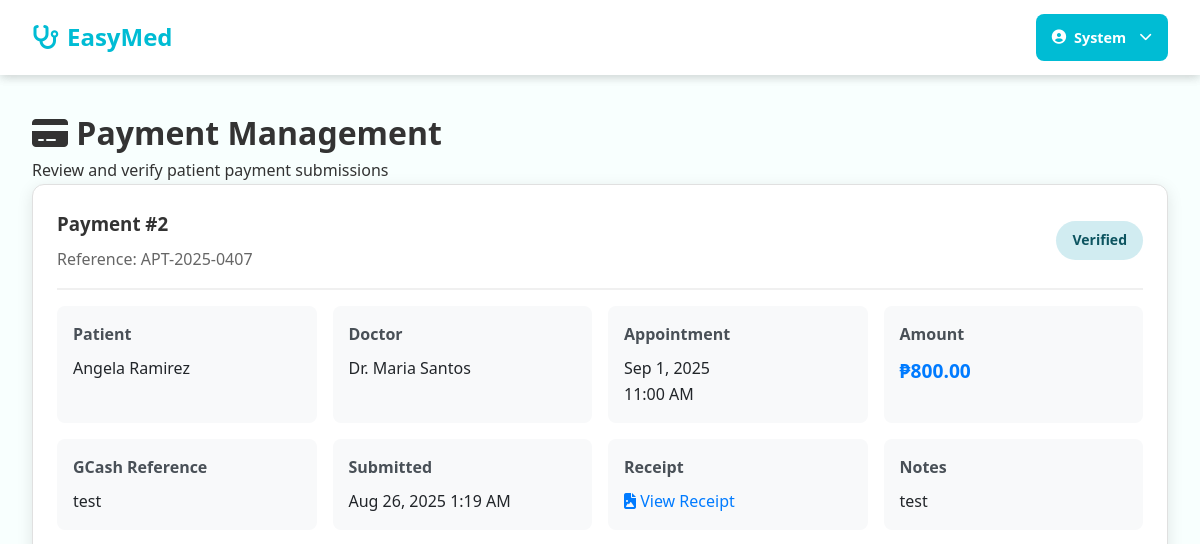
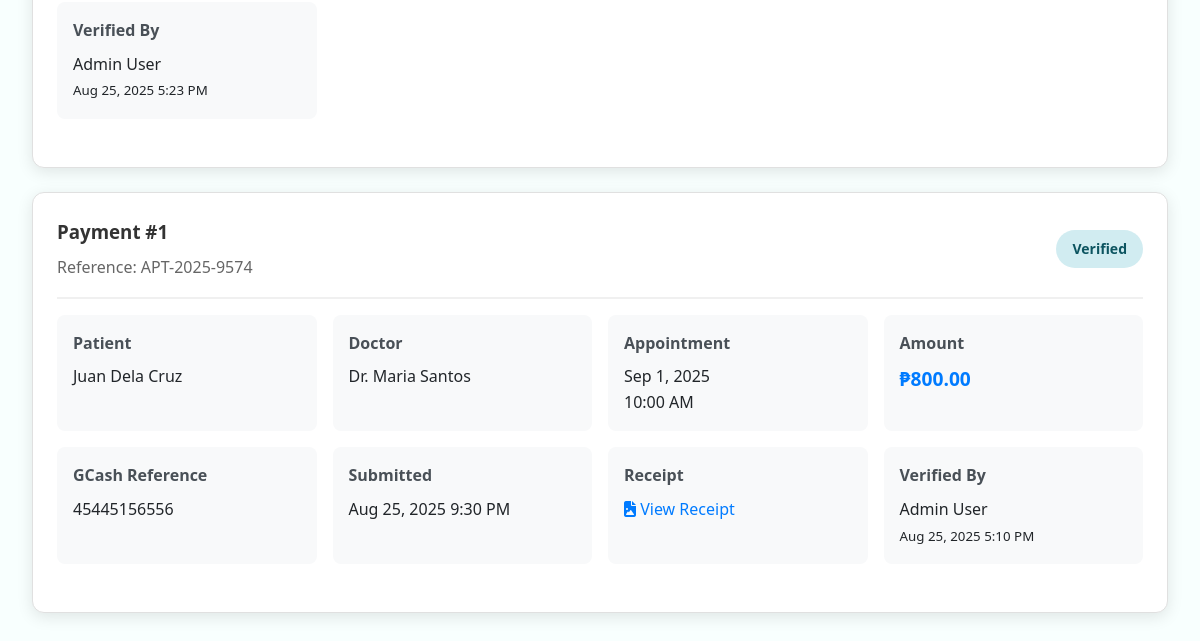
The page /admin/payment-management.php (signed in) on the database as committed earlier (2 pictures, top to bottom).
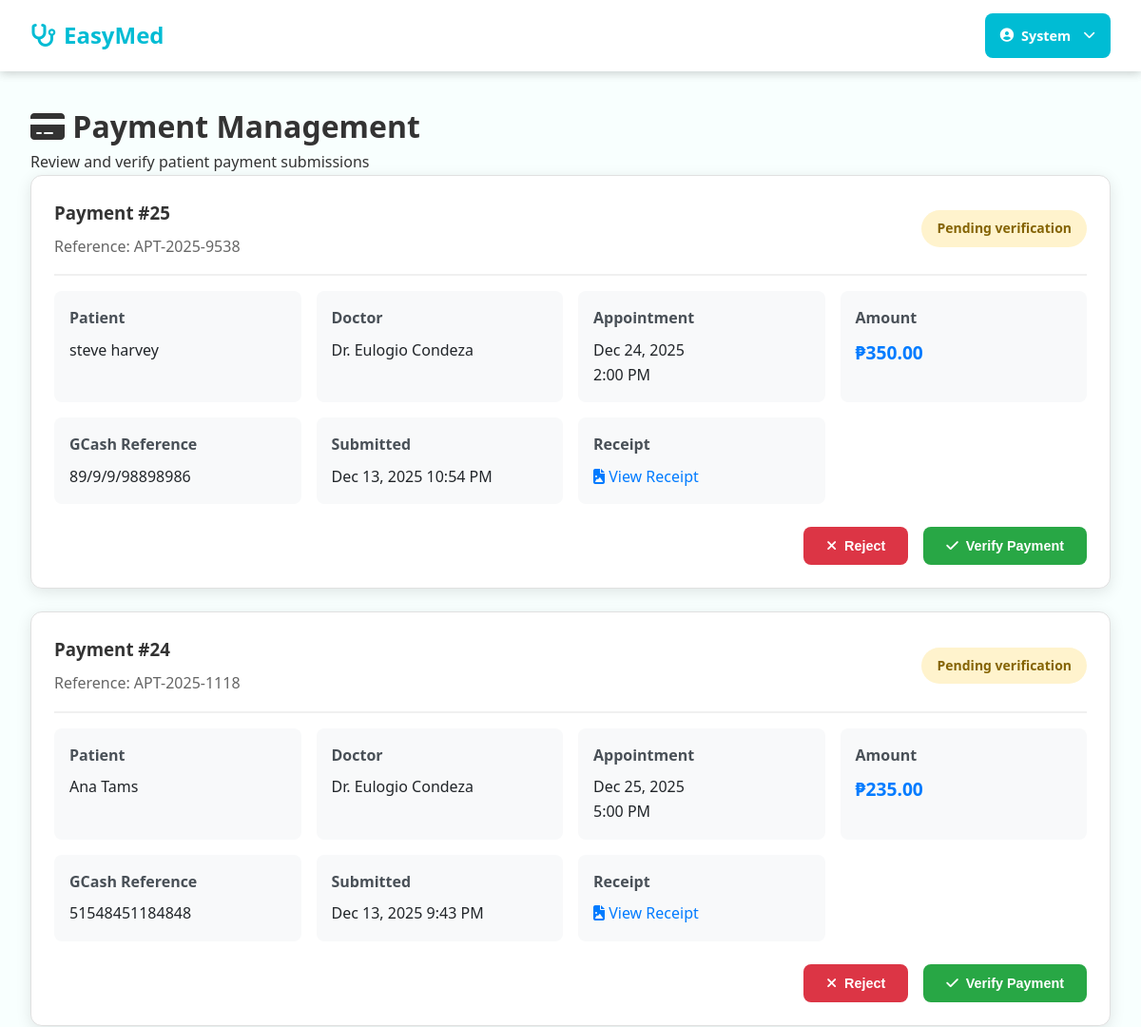
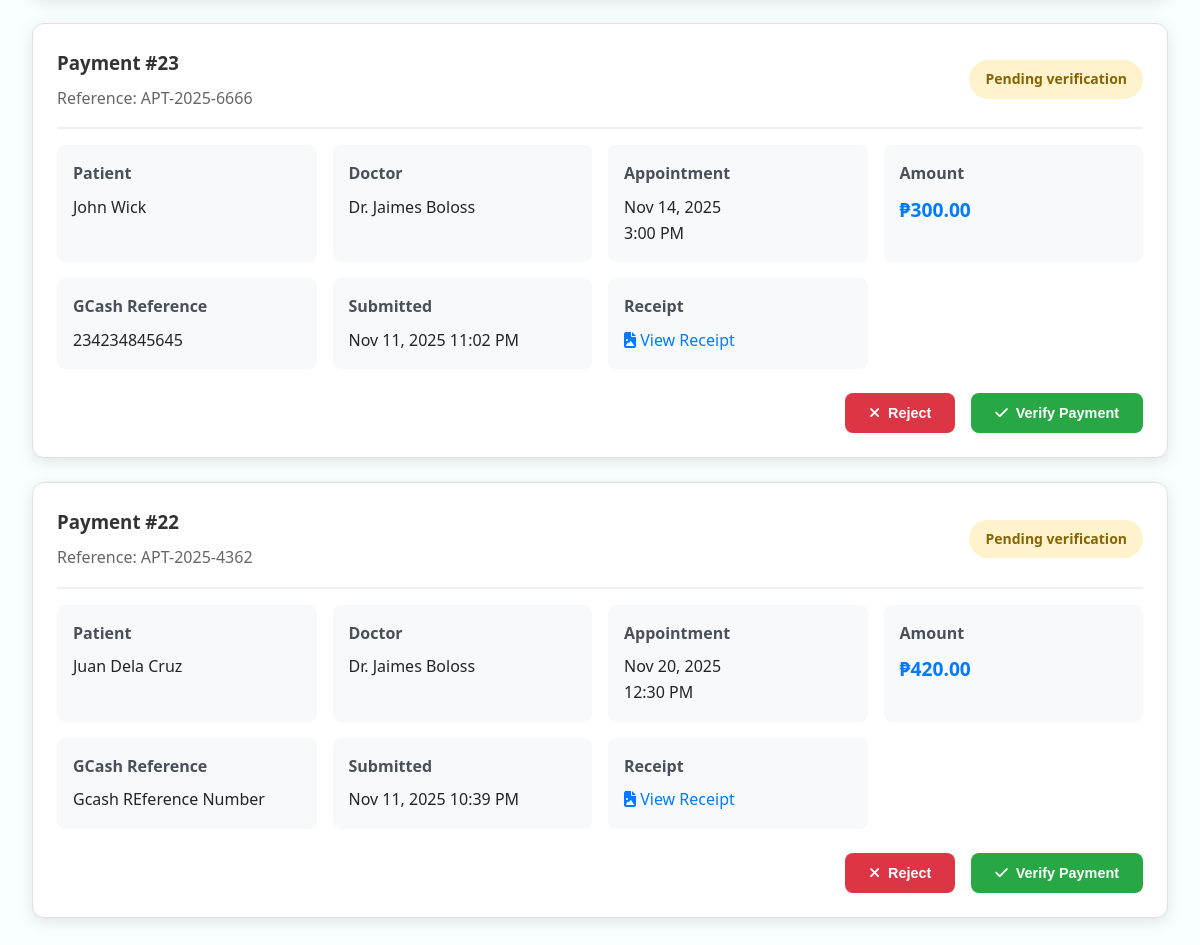
The same page on the database as committed later (2 pictures, top to bottom).
### tables this page shows
CREATE TABLE payments (
        id INTEGER PRIMARY KEY AUTOINCREMENT,
        appointment_id INTEGER NOT NULL,
        patient_id INTEGER NOT NULL,
        amount DECIMAL(10,2) NOT NULL,
        payment_method VARCHAR(50) DEFAULT 'gcash',
        gcash_reference VARCHAR(100),
        receipt_file VARCHAR(255),
        payment_notes TEXT,
        status VARCHAR(20) DEFAULT 'pending_verification',
        verified_by INTEGER NULL,
        verified_at DATETIME NULL,
        submitted_at DATETIME NOT NULL,
        created_at DATETIME NOT NULL,
        updated_at DATETIME NOT NULL,
        FOREIGN KEY (appointment_id) REFERENCES appointments(id) ON DELETE CASCADE,
        FOREIGN KEY (patient_id) REFERENCES patients(id) ON DELETE CASCADE,
        FOREIGN KEY (verified_by) REFERENCES users(id) ON DELETE SET NULL
    );

CREATE TABLE "appointments" (
            id INTEGER PRIMARY KEY AUTOINCREMENT,
            patient_id INTEGER NOT NULL,
            doctor_id INTEGER NOT NULL,
            appointment_date DATE NOT NULL,
            appointment_time TIME NOT NULL,
            duration INTEGER,
            reason_for_visit TEXT,
            status TEXT CHECK(status IN ('pending', 'rescheduled', 'scheduled', 'completed', 'cancelled', 'no_show')) DEFAULT 'pending',
            notes TEXT,
            patient_info TEXT,
            created_at DATETIME DEFAULT CURRENT_TIMESTAMP,
            updated_at DATETIME DEFAULT CURRENT_TIMESTAMP
        );

### includes/database.php (called while the page is built, shortened)
<?php
class Database {
    private $connection;
    private static $instance = null;
    public static function getInstance() {
        if (self::$instance === null) {
            self::$instance = new self();
        }
        return self::$instance;
    }
    private function connect() {
        try {
            if (DB_TYPE === 'sqlite') {
                $this->connection = new PDO(
                    "sqlite:" . SQLITE_PATH,
                    null,
                    null,
                    array(
                        PDO::ATTR_ERRMODE => PDO::ERRMODE_EXCEPTION,
                        PDO::ATTR_DEFAULT_FETCH_MODE => PDO::FETCH_ASSOC
                    )
                );
                $this->connection->exec('PRAGMA foreign_keys = ON');
            }
        } catch (PDOException $e) {
            die("Database connection failed: " . $e->getMessage());
        }
    }
    public function query($sql, $params = array()) {
        try {
            $stmt = $this->connection->prepare($sql);
            $stmt->execute($params);
            return $stmt;
        } catch (PDOException $e) {
            error_log("Database query error: " . $e->getMessage());
            throw $e;
        }
    }
    public function fetchAll($sql, $params = array()) {
        $stmt = $this->query($sql, $params);
        return $stmt->fetchAll();
    }
}
?>

### admin/payment-management.php (the view, shortened to what the changed rows need)
<?php
$db = Database::getInstance();
$payments = $db->fetchAll("
    SELECT
        p.*, a.appointment_date, a.appointment_time,
        u_patient.first_name as patient_first_name, u_patient.last_name as patient_last_name,
        u_doctor.first_name as doctor_first_name, u_doctor.last_name as doctor_last_name,
        u_verified.first_name as verified_by_first_name, u_verified.last_name as verified_by_last_name,
        JSON_EXTRACT(a.patient_info, '$.reference_number') as reference_number
    FROM payments p
    JOIN appointments a ON p.appointment_id = a.id
    JOIN patients pt ON p.patient_id = pt.id
    JOIN users u_patient ON pt.user_id = u_patient.id
    JOIN doctors d ON a.doctor_id = d.id
    JOIN users u_doctor ON d.user_id = u_doctor.id
    LEFT JOIN users u_verified ON p.verified_by = u_verified.id
    ORDER BY p.submitted_at DESC
");
?>
<!DOCTYPE html>
<html lang="en">
<head>
    <link rel="stylesheet" href="<?= SITE_URL ?>/assets/css/style.css">
    <link rel="stylesheet" href="https://cdnjs.cloudflare.com/ajax/libs/font-awesome/6.0.0/css/all.min.css">
</head>
<body>
    <?php require_once '../includes/header.php'; ?>
    <div class="admin-container">
        <h1><i class="fas fa-credit-card"></i> Payment Management</h1>
        <div class="payment-grid">
            <?php if (empty($payments)): ?>
                <div class="payment-card" style="text-align: center; padding: 3rem;">
                    <i class="fas fa-inbox" style="font-size: 3rem; color: #ccc; margin-bottom: 1rem;"></i>
                    <h3 style="color: #666;">No Payment Submissions</h3>
                    <p style="color: #999;">Payment submissions will appear here for review.</p>
                </div>
            <?php else: ?>
                <?php foreach ($payments as $payment): ?>
                    <div class="payment-card">
                        <div class="payment-header">
                            <div>
                                <h3 style="margin: 0; color: #333;">
                                    Payment #<?= $payment['id'] ?>
                                </h3>
                                <p style="margin: 0.5rem 0 0 0; color: #666;">
                                    Reference: <?= htmlspecialchars(trim($payment['reference_number'], '"')) ?>
                                </p>
                            </div>
                            <span class="payment-status status-<?= $payment['status'] ?>">
                                <?= ucfirst(str_replace('_', ' ', $payment['status'])) ?>
                            </span>
                        </div>
                        <div class="payment-details">
                            <div class="detail-group">
                                <div class="detail-label">Patient</div>
                                <div class="detail-value">
                                    <?= htmlspecialchars($payment['patient_first_name'] . ' ' . $payment['patient_last_name']) ?>
                                </div>
                            </div>
                            <div class="detail-group">
                                <div class="detail-label">Doctor</div>
                                <div class="detail-value">
                                    Dr. <?= htmlspecialchars($payment['doctor_first_name'] . ' ' . $payment['doctor_last_name']) ?>
                                </div>
                            </div>
                            <div class="detail-group">
                                <div class="detail-label">Appointment</div>
                                <div class="detail-value">
                                    <?= date('M j, Y', strtotime($payment['appointment_date'])) ?><br>
                                    <?= date('g:i A', strtotime($payment['appointment_time'])) ?>
                                </div>
                            </div>
                            <div class="detail-group">
                                <div class="detail-label">Amount</div>
                                <div class="detail-value" style="font-size: 1.2rem; font-weight: bold; color: #007bff;">
                                    ₱<?= number_format($payment['amount'], 2) ?>
                                </div>
                            </div>
                            <div class="detail-group">
                                <div class="detail-label">GCash Reference</div>
                                <div class="detail-value">
                                    <?= htmlspecialchars($payment['gcash_reference']) ?>
                                </div>
                            </div>
                            <div class="detail-group">
                                <div class="detail-label">Submitted</div>
                                <div class="detail-value">
                                    <?= date('M j, Y g:i A', strtotime($payment['submitted_at'])) ?>
                                </div>
                            </div>
                            <?php if ($payment['receipt_file']): ?>
                            <div class="detail-group">
                                <div class="detail-label">Receipt</div>
                                <div class="detail-value">
                                    <a href="<?= SITE_URL ?>/assets/uploads/payment_receipts/<?= htmlspecialchars($payment['receipt_file']) ?>"
                                       target="_blank" class="receipt-link">
                                        <i class="fas fa-file-image"></i> View Receipt
                                    </a>
                                </div>
                            </div>
                            <?php endif; ?>
                            <?php if ($payment['payment_notes']): ?>
                            <div class="detail-group">
                                <div class="detail-label">Notes</div>
                                <div class="detail-value">
                                    <?= htmlspecialchars($payment['payment_notes']) ?>
                                </div>
                            </div>
                            <?php endif; ?>
                            <?php if ($payment['verified_by']): ?>
                            <div class="detail-group">
                                <div class="detail-label">Verified By</div>
                                <div class="detail-value">
                                    <?= htmlspecialchars($payment['verified_by_first_name'] . ' ' . $payment['verified_by_last_name']) ?><br>
                                    <small><?= date('M j, Y g:i A', strtotime($payment['verified_at'])) ?></small>
                                </div>
                            </div>
                            <?php endif; ?>
                        </div>
                        <?php if ($payment['status'] === 'pending_verification'): ?>
                        <div class="payment-actions">
                            <form method="post" style="display: inline;">
                                <button type="submit" class="btn btn-danger"
                                        onclick="return confirm('Are you sure you want to reject this payment?')">
                                    <i class="fas fa-times"></i> Reject
                                </button>
                            </form>
                            <form method="post" style="display: inline;">
                                <button type="submit" class="btn btn-success"
                                        onclick="return confirm('Are you sure you want to verify this payment?')">
                                    <i class="fas fa-check"></i> Verify Payment
                                </button>
                            </form>
                        </div>
                        <?php endif; ?>
                    </div>
                <?php endforeach; ?>
            <?php endif; ?>
        </div>
    </div>
</body>
</html>

Rows that differ between the two databases and show on the page:
removed payments: id "2", reference_number "APT-2025-0407", status "Verified", patient_last_name "Angela Ramirez", doctor_last_name "Maria Santos", appointment.appointment_date "Sep 1, 2025", appointment.appointment_time "11:00 AM", amount "800.00", gcash_reference "test", submitted_at "Aug 26, 2025 1:19 AM", payment_notes "test", verified_by_last_name "Admin User", verified_at "Aug 25, 2025 5:23 PM"
removed payments: id "1", reference_number "APT-2025-9574", status "Verified", patient_last_name "Juan Dela Cruz", doctor_last_name "Maria Santos", appointment.appointment_date "Sep 1, 2025", appointment.appointment_time "10:00 AM", amount "800.00", gcash_reference "45445156556", submitted_at "Aug 25, 2025 9:30 PM", verified_by_last_name "Admin User", verified_at "Aug 25, 2025 5:10 PM"
added payments: id "25", reference_number "APT-2025-9538", status "Pending verification", patient_last_name "steve harvey", doctor_last_name "Eulogio Condeza", appointment.appointment_date "Dec 24, 2025", appointment.appointment_time "2:00 PM", amount "350.00", gcash_reference "89/9/9/98898986", submitted_at "Dec 13, 2025 10:54 PM"
added payments: id "24", reference_number "APT-2025-1118", status "Pending verification", patient_last_name "Ana Tams", doctor_last_name "Eulogio Condeza", appointment.appointment_date "Dec 25, 2025", appointment.appointment_time "5:00 PM", amount "235.00", gcash_reference "51548451184848", submitted_at "Dec 13, 2025 9:43 PM"
added payments: id "23", reference_number "APT-2025-6666", status "Pending verification", patient_last_name "John Wick", doctor_last_name "Jaimes Boloss", appointment.appointment_date "Nov 14, 2025", appointment.appointment_time "3:00 PM", amount "300.00", gcash_reference "234234845645", submitted_at "Nov 11, 2025 11:02 PM"
added payments: id "22", reference_number "APT-2025-4362", status "Pending verification", patient_last_name "Juan Dela Cruz", doctor_last_name "Jaimes Boloss", appointment.appointment_date "Nov 20, 2025", appointment.appointment_time "12:30 PM", amount "420.00", gcash_reference "Gcash REference Number", submitted_at "Nov 11, 2025 10:39 PM"
